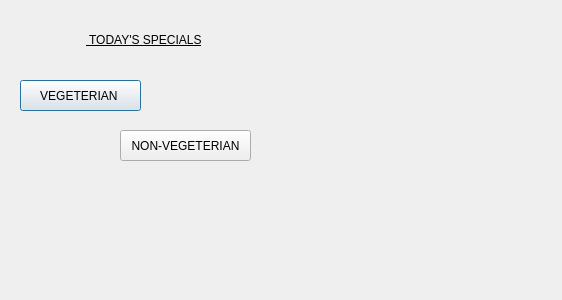
<?xml version="1.0" encoding="UTF-8"?>
<ui version="4.0">
 <class>typesDialog</class>
 <widget class="QDialog" name="typesDialog">
  <property name="geometry">
   <rect>
    <x>0</x>
    <y>0</y>
    <width>562</width>
    <height>300</height>
   </rect>
  </property>
  <property name="windowTitle">
   <string>Dialog</string>
  </property>
  <widget class="QPushButton" name="pushButton">
   <property name="geometry">
    <rect>
     <x>20</x>
     <y>80</y>
     <width>121</width>
     <height>31</height>
    </rect>
   </property>
   <property name="text">
    <string>VEGETERIAN </string>
   </property>
  </widget>
  <widget class="QPushButton" name="pushButton_2">
   <property name="geometry">
    <rect>
     <x>120</x>
     <y>130</y>
     <width>131</width>
     <height>31</height>
    </rect>
   </property>
   <property name="text">
    <string>NON-VEGETERIAN</string>
   </property>
  </widget>
  <widget class="QLabel" name="label">
   <property name="geometry">
    <rect>
     <x>86</x>
     <y>19</y>
     <width>331</width>
     <height>41</height>
    </rect>
   </property>
   <property name="styleSheet">
    <string notr="true">font: oblique 26pt &quot;Sans Serif&quot;;
text-decoration: underline;</string>
   </property>
   <property name="text">
    <string> TODAY'S SPECIALS</string>
   </property>
  </widget>
 </widget>
 <resources/>
 <connections/>
</ui>
